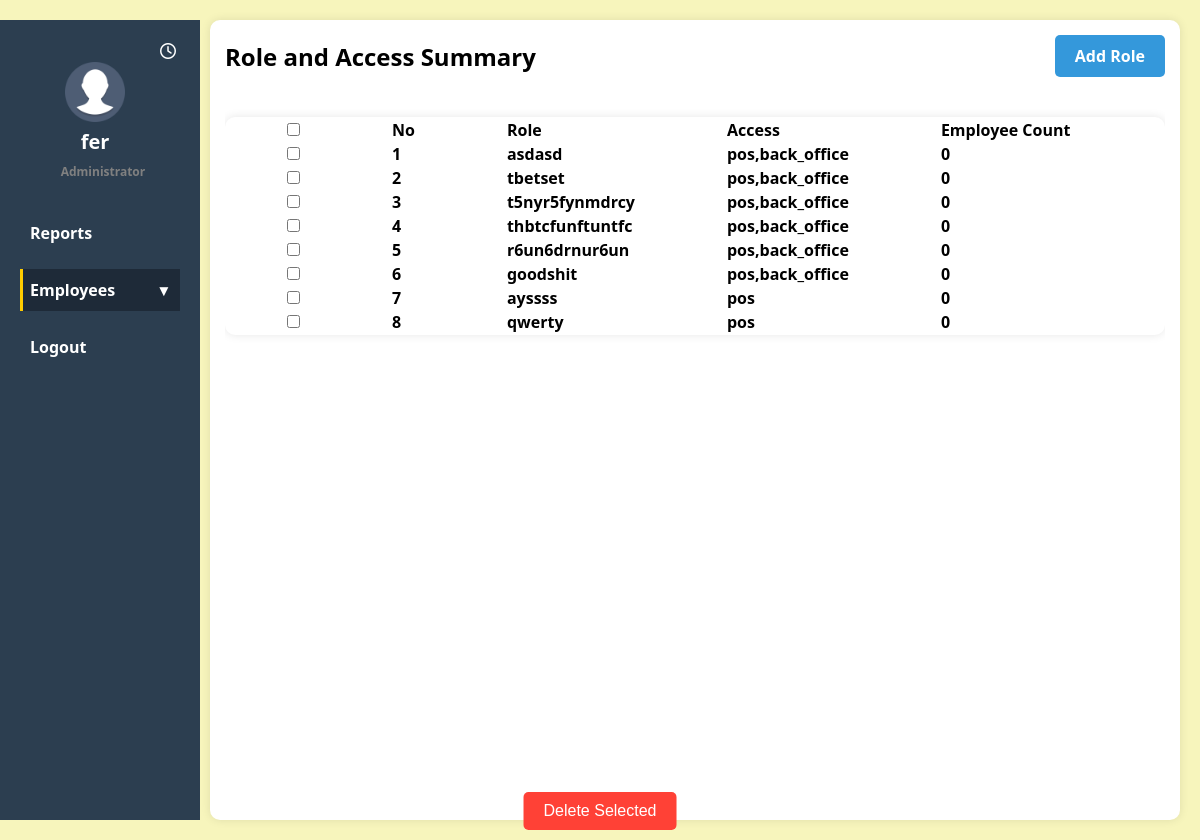
The app's page /access.php (signed in) with its own data.
### tables this page shows
CREATE TABLE `accessright` (
  `accessID` int(11) NOT NULL,
  `name` varchar(100) NOT NULL,
  `accept` int(11) NOT NULL,
  `access` varchar(100) NOT NULL,
  `discounts` int(11) NOT NULL,
  `taxes` int(11) NOT NULL,
  `drawer` int(11) NOT NULL,
  `viewreceipts` int(11) NOT NULL,
  `refunds` int(11) NOT NULL,
  `Reprint` int(11) NOT NULL,
  `shift` int(11) NOT NULL,
  `Manageitem` int(11) NOT NULL,
  `costitem` int(11) NOT NULL,
  `settings` int(11) NOT NULL,
  `bViewsales` int(11) NOT NULL,
  `bmanageitem` int(11) NOT NULL,
  `bviewcost` int(11) NOT NULL,
  `bmanageemployee` int(11) NOT NULL,
  `bmanagecustomers` int(11) NOT NULL,
  `bmanagefeatured` int(11) NOT NULL,
  `bmanagebilling` int(11) NOT NULL,
  `bmanagepayment` int(11) NOT NULL,
  `bmanageloyalty` int(11) NOT NULL,
  `bmanagetaxes` int(11) NOT NULL
);

### access.php (the view, shortened to what this page needs)
<?php
require 'dbcon.php';
$username = $_SESSION['username'];
try {
    $stmt = $pdo->query('SELECT ar.accessID, ar.name, ar.access, COUNT(e.userID) AS EmployeeCount
                         FROM accessright ar
                         LEFT JOIN emp e ON ar.accessID = e.accessID
                         GROUP BY ar.accessID, ar.name, ar.access');
    $roleAccessCounts = $stmt->fetchAll(PDO::FETCH_ASSOC);
} catch (PDOException $e) {
    echo "Error: " . $e->getMessage();
}
?>
<!DOCTYPE html>
<html lang="en">
<head>
    <link rel="stylesheet" href="style/account.css">
</head>
<body>
    <div class="navigator">
    <a href="pincode.php">
        <i class="fa-regular fa-clock icon"></i>
    </a>
        <div class="right-align">
            <img src="img/12.png" alt="">
            </b><br><b>
                <div><b>
                        <span></span> <?php echo $username; ?><span>
                    </b><br><b>
                        <small style="color: gray">Administrator</small></b>
                </div>
        </div>
        <ul>
            <li><a href="home.php">Reports</a></li>
            <li class="dropdown">
                <a class="dropdown-btn active">Employees <span class="dropdown-icon">&#9662;</span></a>
            </li>
            <li><a href="logout.php">Logout</a></li>
        </ul>
    </div>
    <div class="container">
        <div class="header">
            <h2>Role and Access Summary</h2>
            <a href="crud/addaccess.php" class="add-employee-btn">Add Role</a>
            <button onclick="deleteSelected()" class="delete-button">Delete Selected</button>
        </div>
        <div class="table-wrapper">
            <div class="table">
                <table>
                    <thead>
                        <tr>
                            <th class="align-left"><input type="checkbox" id="select-all"></th>
                            <th class="align-left">No</th>
                            <th class="align-left">Role</th>
                            <th class="align-left">Access</th>
                            <th class="align-left">Employee Count</th>
                        </tr>
                    </thead>
                    <tbody>
                        <?php foreach ($roleAccessCounts as $index => $roleAccessCount): ?>
                            <tr>
                                <td><input type="checkbox" name="selectedRoles[]"
                                        value="<?php echo $roleAccessCount['accessID']; ?>"></td>
                                <td>
                                    <?php echo $index + 1; ?>
                                </td>
                                <td onclick="location.href='crud/updateaccess.php?id=<?php echo $roleAccessCount['accessID']; ?>';"
                                    style="cursor: pointer;">
                                    <?php echo $roleAccessCount['name']; ?>
                                </td>
                                <td onclick="location.href='crud/updateaccess.php?id=<?php echo $roleAccessCount['accessID']; ?>';"
                                    style="cursor: pointer;">
                                    <?php echo $roleAccessCount['access']; ?>
                                </td>
                                <td onclick="location.href='crud/updateaccess.php?id=<?php echo $roleAccessCount['accessID']; ?>';"
                                    style="cursor: pointer;">
                                    <?php echo $roleAccessCount['EmployeeCount']; ?>
                                </td>
                            </tr>
                        <?php endforeach; ?>
                    </tbody>
                </table>
            </div>
        </div>
    </div>
</body>
</html>

### style/account.css (style rules this page uses)
* { margin: 0; padding: 0; box-sizing: border-box; }
body { font-family: "Segoe UI", Tahoma, Geneva, Verdana, sans-serif; background-color: #f7f5bc; margin: 0; cursor: pointer; }
span { margin-left: 40px; }
.dropdown-btn.active { background-color: #2c3e50; }
.navigator { background-color: #2c3e50; padding: 20px; width: 200px; height: 100vh; position: fixed; }
.navigator ul { list-style-type: none; padding: 0; margin: 0; }
.navigator ul li { margin-bottom: 15px; }
.navigator ul li a { color: #fff; text-decoration: none; font-weight: bold; display: block; padding: 10px; transition: background-color 0.3s ease; }
.navigator ul li a.active { background-image: linear-gradient(to right, #ffcc00 2%, #1e2a38 2%); color: #ffffff; }
.container { height: 100vh; margin: 20px; margin-left: 210px; padding: 15px; border-radius: 10px; background-color: #fff; box-shadow: 0 0 10px rgba(0, 0, 0, 0.1); }
.header { display: flex; justify-content: space-between; align-items: center; margin-bottom: 20px; align-self: center; }
.header h2 { margin: 0; }
.add-employee-btn { background-color: #3498db; color: #fff; border: none; padding: 10px 20px; border-radius: 5px; cursor: pointer; transition: background-color 0.3s ease; }
.right-align { text-align: right; margin-right: 25px; margin-bottom: 20px; }
.right-align div { display: inline-block; text-align: left; }
.right-align small { font-size: 12px; color: gray; }
.table { background-color: #fff; border-radius: 10px; box-shadow: 0 0 10px rgba(0, 0, 0, 0.1); overflow-x: auto; margin-top: 20px; }
.table tbody td { padding-left: 60px; padding-right: 30px; text-align: left; }
.table thead th { padding-left: 60px; padding-right: 30px; text-align: center; text-align: left; }
.table-wrapper { height: 400px; overflow-y: auto; overflow-x: hidden; }
.add-employee-btn { text-decoration: none; }
img { width: 60px; }
.right-align { color: white; font-size: 20px; text-align: center; margin-left: 0; margin-bottom: 80px; margin-top: 0; height: 70px; width: 150px; }
.right-align small { font-size: 12px; color: rgb(255, 255, 255); text-align: center; margin-left: 20px; }
.delete-button { position: absolute; bottom: 10px; left: 50%; transform: translateX(-50%); padding: 10px 20px; background-color: #ff4136; color: #fff; border: none; border-radius: 5px; cursor: pointer; transition: background-color 0.3s ease; }
button { background-color: #333; color: #fff; padding: 10px 20px; margin-top: 10px; border: none; border-radius: 4px; cursor: pointer; font-size: 16px; }
.icon { align-self: right; color: white; padding-left: 140px ; }

### records on screen
accessright: name "asdasd", access "pos,back_office", EmployeeCount "0"
accessright: name "tbetset", access "pos,back_office", EmployeeCount "0"
accessright: name "t5nyr5fynmdrcy", access "pos,back_office", EmployeeCount "0"
accessright: name "thbtcfunftuntfc", access "pos,back_office", EmployeeCount "0"
accessright: name "r6un6drnur6un", access "pos,back_office", EmployeeCount "0"
accessright: name "goodshit", access "pos,back_office", EmployeeCount "0"
accessright: name "ayssss", access "pos", EmployeeCount "0"
accessright: name "qwerty", access "pos", EmployeeCount "0"

### other values on screen
$username "fer"
